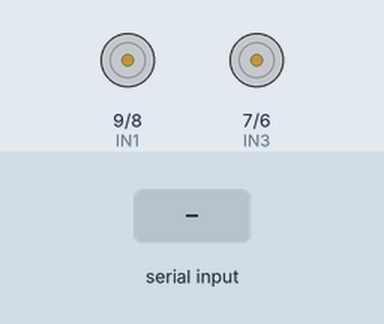
Simulated run of this sketch. Board: Arduino Uno, built with avr-gcc and run on an emulated ATmega328P. On the bench: motor-driver pin pairs drawn as motors (green arrow = first pin HIGH = forward, orange = second pin HIGH = backward, longer = more drive, scaled by the enable pin). Inputs (shaded band) come from the test bench.

Above: at 1.2 s.
1.3 s: "F" received over Serial
At 1.9 s:
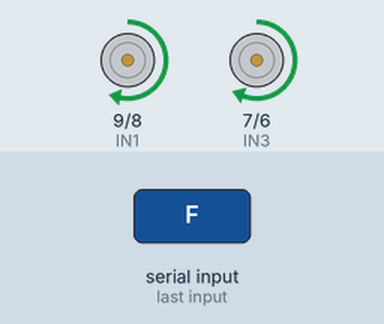
2.8 s: "B" received over Serial
At 4.0 s:
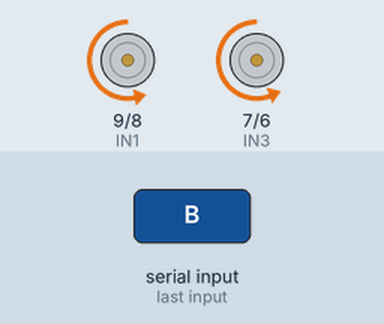
4.3 s: "R" received over Serial
At 5.3 s:
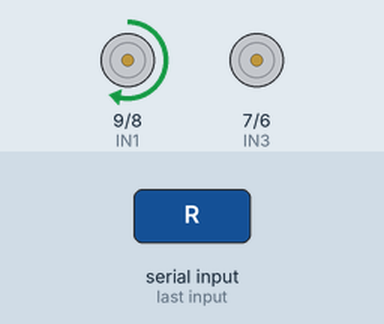
5.8 s: "L" received over Serial
At 6.5 s:
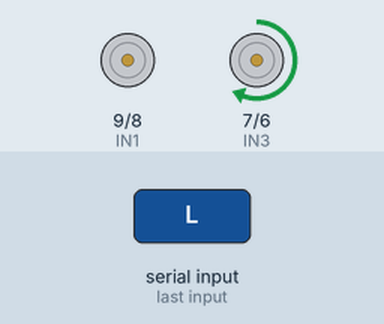
Timing chart, 0 to 8.3 s (numbered marks = the images above; inputs shaded):
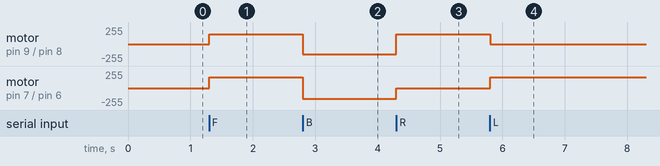

Measured:
- after the input at 1.3 s, motor on pin 9 (IN1) / pin 8 (IN2): stopped → forward 150/255 at once; motor on pin 7 (IN3) / pin 6 (IN4): stopped → forward 160/255 at once
- after the input at 2.8 s, motor on pin 9 (IN1) / pin 8 (IN2): forward 150/255 → backward 150/255 at once; motor on pin 7 (IN3) / pin 6 (IN4): forward 160/255 → backward 160/255 at once
- after the input at 4.3 s, motor on pin 9 (IN1) / pin 8 (IN2): backward 150/255 → forward 150/255 at once; motor on pin 7 (IN3) / pin 6 (IN4): backward 160/255 → stopped at once
- after the input at 5.8 s, motor on pin 9 (IN1) / pin 8 (IN2): forward 150/255 → stopped at once; motor on pin 7 (IN3) / pin 6 (IN4): stopped → forward 160/255 at once

The sketch:

Controlled_robot_by_Bluetooth.ino
```cpp
#define speedL 10
#define IN1 9
#define IN2 8
#define IN3 7
#define IN4 6
#define speedR 5
char Reading;
void setup()
{
Serial.begin (9600);
for(int i=5 ; i<=10 ; i++)
{
pinMode(i, OUTPUT);
}
}
void forword()
{
digitalWrite(IN1, HIGH);
digitalWrite(IN2, LOW);
digitalWrite(IN3, HIGH);
digitalWrite(IN4, LOW);
analogWrite(speedL,150);
analogWrite(speedR,160);
}
void backword()
{
digitalWrite(IN1, LOW);
digitalWrite(IN2, HIGH);
digitalWrite(IN3, LOW);
digitalWrite(IN4, HIGH);
analogWrite(speedL,150);
analogWrite(speedR,160);
}
void left()
{
digitalWrite(IN1, LOW);
digitalWrite(IN2, LOW);
digitalWrite(IN3, HIGH);
digitalWrite(IN4, LOW);
analogWrite(speedL,0);
analogWrite(speedR,160);
}
void right()
{
digitalWrite(IN1, HIGH);
digitalWrite(IN2, LOW);
digitalWrite(IN3, LOW);
digitalWrite(IN4, LOW);
analogWrite(speedL,150);
analogWrite(speedR,0);
}
void stopp() {
digitalWrite(IN1, LOW);
digitalWrite(IN2, LOW);
digitalWrite(IN3, LOW);
digitalWrite(IN4, LOW);
analogWrite(speedL,0);
analogWrite(speedR,0); }
void loop() {
if(Serial.available()>0){
Reading=Serial.read();
switch(Reading){
case 'F': forword(); break;
case 'B': backword(); break;
case 'R': right(); break;
case 'L' : left(); break;
case 'S' :stopp(); break;
} } }
```
